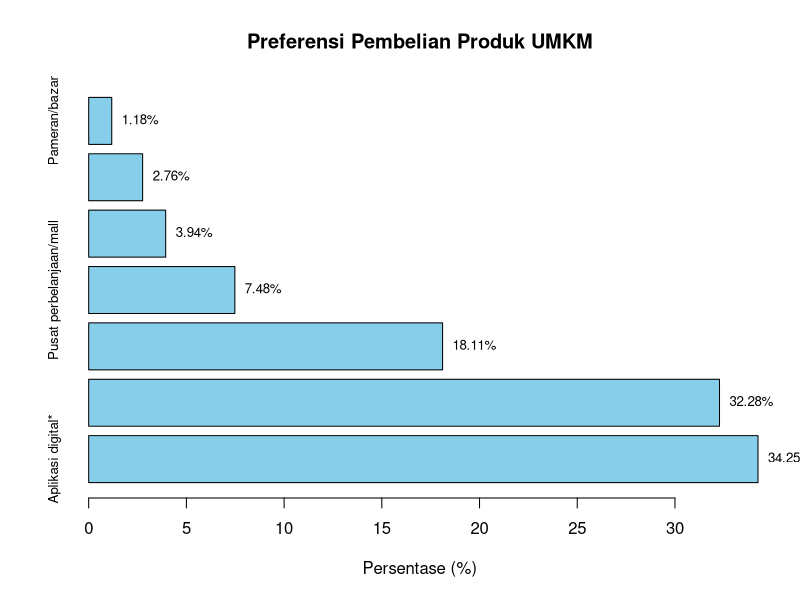

R code for this plot:
library("readxl")
library(openxlsx)
library(dplyr)
library(ggplot2)


df <- read_excel('umkm.xlsx')
# df <- subset(df, select=-No.)
df <- select(df, -No.)

# df$Nilai <- as.numeric(gsub(',', '.',df$Nilai))
df <- mutate(df, Nilai = as.numeric(gsub(',', '.',df$Nilai)))
colnames(df) <- c('Nama_Data', 'Nilai')
print(df)

# Menyiapkan data
x <- df$Nama_Data
y <- df$Nilai



# Membuat plot bar horizontal
bp <- barplot(df$Nilai, 
        horiz = TRUE, 
        names.arg = df$Nama_Data, 
        col = "skyblue", 
        main = "Preferensi Pembelian Produk UMKM", 
        xlab = "Persentase (%)", 
        cex.names = 0.8)

# Menambahkan label angka di tengah bar
for (i in 1:nrow(df)) {
    text(df$Nilai[i], bp[i], labels = paste0(round(df$Nilai[i], 2), "%"), pos = 4, cex = 0.8, xpd = TRUE)
}